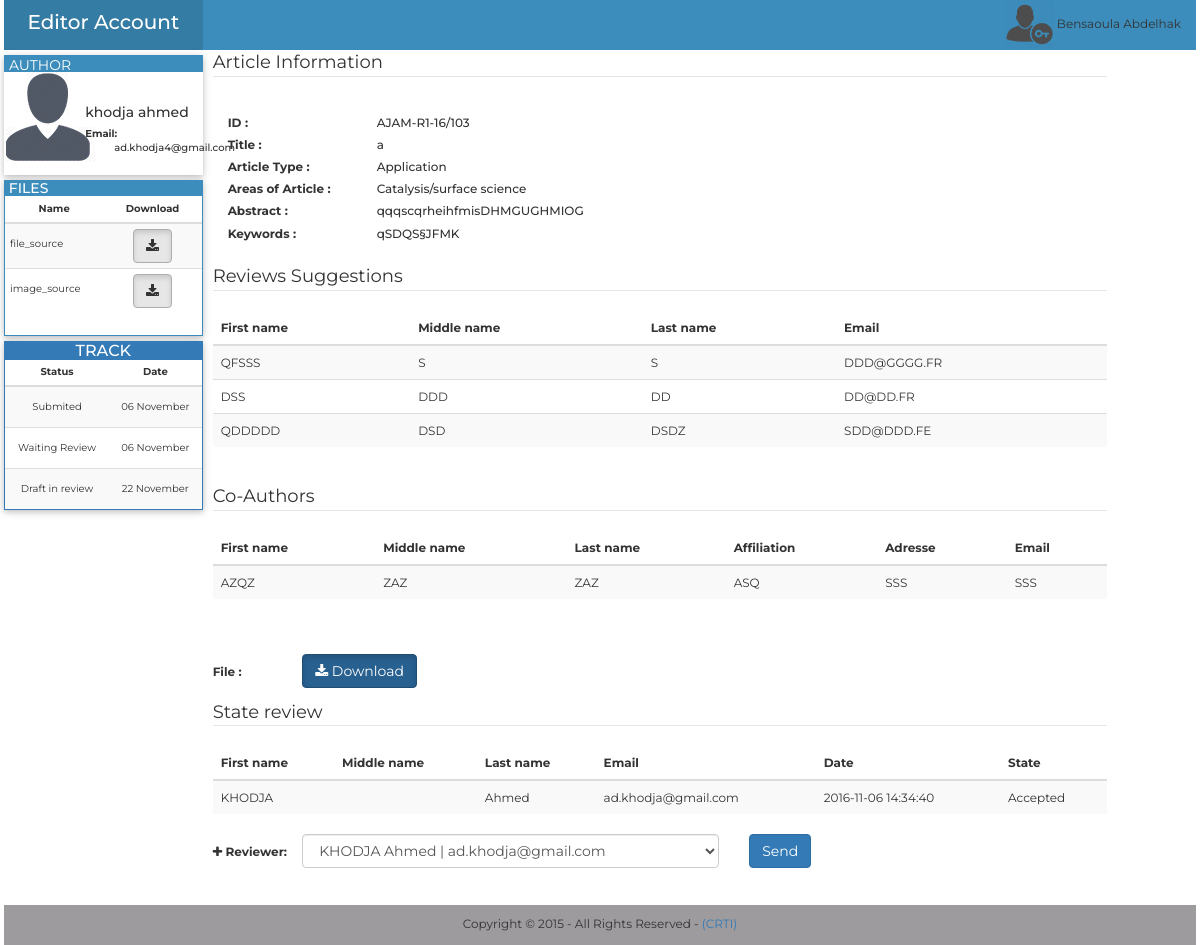
The page /Editor-in-chief/php/wait_rev.php?idar=103&et_e=211&idau=19 (signed in) on the database its author committed.
### tables this page shows
CREATE TABLE `personne` (
  `id` int(11) NOT NULL AUTO_INCREMENT,
  `fname` varchar(255) NOT NULL,
  `mname` varchar(255) DEFAULT NULL,
  `lname` varchar(255) NOT NULL,
  `affiliation` varchar(255) NOT NULL,
  `adresse` varchar(255) NOT NULL,
  `city` varchar(255) NOT NULL,
  `state` varchar(255) NOT NULL,
  `contry` varchar(255) NOT NULL,
  `pcode` varchar(10) NOT NULL,
  `email` varchar(255) NOT NULL,
  `phone` varchar(20) DEFAULT NULL,
  `fax` varchar(20) DEFAULT NULL,
  `password` varchar(255) NOT NULL,
  `date` datetime DEFAULT NULL,
  `title` varchar(255) NOT NULL,
  `grade` varchar(255) NOT NULL,
  PRIMARY KEY (`id`),
  UNIQUE KEY `email` (`email`)
);

CREATE TABLE `file` (
  `id` int(11) NOT NULL AUTO_INCREMENT,
  `name` varchar(255) NOT NULL,
  `size` varchar(255) DEFAULT NULL,
  `article` int(11) NOT NULL,
  `type` varchar(20) NOT NULL,
  `extension` varchar(255) DEFAULT NULL,
  PRIMARY KEY (`id`),
  KEY `article_fk` (`article`),
  CONSTRAINT `article_fk` FOREIGN KEY (`article`) REFERENCES `article` (`id`) ON DELETE CASCADE ON UPDATE CASCADE
);

CREATE TABLE `state_editor` (
  `id` int(11) NOT NULL AUTO_INCREMENT,
  `article` int(11) NOT NULL,
  `file` int(11) DEFAULT NULL,
  `etat` varchar(255) NOT NULL,
  `date` datetime NOT NULL,
  `editor` int(11) NOT NULL,
  `vu` varchar(255) DEFAULT 'no',
  PRIMARY KEY (`id`),
  KEY `fk_article_editor_chef` (`article`),
  KEY `fk_file_editor_chef` (`file`),
  CONSTRAINT `fk_article_editor_chef` FOREIGN KEY (`article`) REFERENCES `article` (`id`) ON DELETE CASCADE ON UPDATE CASCADE,
  CONSTRAINT `fk_file_editor_chef` FOREIGN KEY (`file`) REFERENCES `file` (`id`) ON DELETE CASCADE ON UPDATE CASCADE
);

CREATE TABLE `article` (
  `etiquette` varchar(255) DEFAULT NULL,
  `id` int(11) NOT NULL AUTO_INCREMENT,
  `author` int(11) NOT NULL,
  `title` mediumtext NOT NULL,
  `type` varchar(255) NOT NULL,
  `area` varchar(255) NOT NULL,
  `abstract` text NOT NULL,
  `keywords` text NOT NULL,
  `date` datetime NOT NULL,
  `state` varchar(255) NOT NULL,
  `cle` varchar(255) NOT NULL,
  PRIMARY KEY (`id`),
  KEY `author` (`author`),
  CONSTRAINT `author` FOREIGN KEY (`author`) REFERENCES `personne` (`id`) ON DELETE CASCADE ON UPDATE CASCADE
);

CREATE TABLE `sug_rev` (
  `id` int(11) NOT NULL AUTO_INCREMENT,
  `fname` varchar(255) NOT NULL,
  `lname` varchar(255) NOT NULL,
  `mname` varchar(255) NOT NULL,
  `email` varchar(255) NOT NULL,
  `article` int(255) DEFAULT NULL,
  PRIMARY KEY (`id`)
);

CREATE TABLE `co_author` (
  `id` int(11) NOT NULL AUTO_INCREMENT,
  `fname` varchar(100) NOT NULL,
  `mname` varchar(100) DEFAULT NULL,
  `lname` varchar(100) NOT NULL,
  `affiliation` varchar(255) NOT NULL,
  `adresse` varchar(255) NOT NULL,
  `email` varchar(100) NOT NULL,
  `article` int(11) NOT NULL,
  PRIMARY KEY (`id`),
  KEY `article` (`article`),
  CONSTRAINT `article` FOREIGN KEY (`article`) REFERENCES `article` (`id`) ON DELETE CASCADE ON UPDATE CASCADE
);

CREATE TABLE `state_review` (
  `id` int(11) NOT NULL AUTO_INCREMENT,
  `article` int(11) NOT NULL,
  `file` int(11) NOT NULL,
  `date_accepte` datetime DEFAULT NULL,
  `date_result` datetime DEFAULT NULL,
  `resultat` int(11) DEFAULT NULL,
  `reviewer` int(11) NOT NULL,
  `cle` varchar(255) NOT NULL,
  `state` varchar(255) DEFAULT NULL,
  `cle2` varchar(255) NOT NULL,
  `date` datetime DEFAULT NULL,
  `type` varchar(255) DEFAULT NULL,
  `date_reject` datetime DEFAULT NULL,
  `decision` int(11) DEFAULT NULL,
  PRIMARY KEY (`id`)
);

CREATE TABLE `reviewer` (
  `id` int(11) NOT NULL AUTO_INCREMENT,
  `password` varchar(255) NOT NULL,
  `author` int(11) DEFAULT NULL,
  `fname` varchar(255) NOT NULL,
  `mname` varchar(255) DEFAULT NULL,
  `lname` varchar(255) NOT NULL,
  `email` varchar(255) NOT NULL,
  PRIMARY KEY (`id`)
);

### Editor-in-chief/php/wait_rev.php (the view, shortened to what the rows shown need)
<?php
$id_article=$_GET['idar'];
include_once("../../../../php/cnx.php");
$select = $conn->query("SELECT etiquette,title,type,area,abstract,keywords,author FROM article WHERE id=".$id_article);
$row = $select->fetch_assoc();
$select_etat = $conn->query("SELECT id, etat,file, DATE_FORMAT(date, '%d %M') as date FROM state_editor WHERE article=".$id_article);
?>
<!doctype html>
<html xmlns="http://www.w3.org/1999/html" xmlns="http://www.w3.org/1999/html">
<head>
    <link href="../../../../bootstrap/css/bootstrap.min.css" rel="stylesheet" type="text/css">
    <link rel="stylesheet" href="../css/font-awesome.css" type="text/css" />
    <link href="../css/show2.css" rel="stylesheet" type="text/css">
</head>
<body>
<div class="container-fluid">
    <div class="row menu_row">
        <?php
        $select_author=$conn->query("SELECT fname,lname,email FROM personne WHERE id=".$row['author']);
        $row_author= $select_author->fetch_assoc();
        ?>
        <div class="col-sm-2 menu">
            <div class="row profile">
                <div class="col-sm-7 pading_profile text_moyen">
                    <div class="form-group">
                        <div class="row min_height">
                            <label class="col-lg-12 control-label no_padding font_14" for="text"><?php echo $row_author['fname']." ".$row_author['lname']; ?>  </label>
                        </div>
                        <div class="row min_height">
                            <label class="col-lg-3 control-label no_padding" for="text">Email: </label>
                            <label class="col-lg-9 control-label no_padding text_label" for="text">&nbsp;<?php echo" ". $row_author['email']  ?> </label>
                        </div>
                    </div>
                </div>
            </div>
            <div class="row menu">
                <div class="panel panel-info panel_perso font_10">
                    <div class="panel-body panel_body_perso">
                        <div class="row">
                            <table class="table table-striped table-condensed">
                                <thead>
                                <tr>
                                    <th width="50%" class="text-center">Name</th>
                                    <th width="50" class="text-center">Download</th>
                                </tr>
                                </thead>
                                <tbody>
                                <?php
                                $file_sources=$conn->query("SELECT name,size,type from file WHERE article=".$id_article." AND type like '%source'");
                                while($file_res=$file_sources->fetch_assoc()){
                                    echo "<tr><td ><span class='line_height'>".$file_res['type']."</span></td>";
                                    echo "<td class='text-center'><a href=\"downloads.php?id=".$row["author"]."&ida=".$id_article."&a=".$file_res['name']."\" style=\"color: #FFFFFF\"><button type=\"button\" class=\"btn btn-default active\"><i class=\"fa fa-download\"></i> </button></a></td></tr>";
                                }
                                ?>
                                </tbody>
                            </table>
                        </div>
                    </div>
                </div>
            </div>
            <div class="row menu">
                <?php
                if($select_etat->num_rows!=0){
                    echo"
<div class=\"panel panel-primary panel_perso\">
<div class=\"panel-heading head_perso\">
<h3 class=\"panel-title text-center\">TRACK</h3>
 </div>
  <table class=\"table table-striped table-condensed font_10\">
    <thead>
      <tr>
        <th  class=\"text-center\">Status</th>
        <th class=\"text-center\">Date</th>
      </tr>
    </thead>
    <tbody>";
                    while($row_etat = $select_etat->fetch_assoc()){
                        echo"
      <tr>
        <td class=\"text-center \"style=\"line-height:3;\">".$row_etat['etat']."</td>
        <td class=\"text-center\" style=\"line-height:3;\">".$row_etat['date']."</td>
      </tr>
    ";
                    }
                    echo"</tbody>
  </table>
</div>
";
                }
                ?>
            </div>
        </div>
        <div class="col-sm-9 pad" >
            <div class="form-group">
                <div class="row">
                    <div class="form-group">
                        <div class="col-lg-10">
                            <label for="text" class=" control-label text-left texte text_label"id="titre" ><?php echo $row['etiquette'].$id_article; ?> </label>
                        </div>
                    </div>
                </div><div class="row">
                    <div class="form-group">
                        <div class="col-lg-10">
                            <label for="text" class=" control-label text-left texte text_label"id="titre" ><?php echo $row['title']; ?> </label>
                        </div>
                    </div>
                </div>
                <div class="row">
                    <div class="form-group">
                        <div class="col-lg-10">
                            <label for="text" class=" control-label text-left texte text_label"id="type_article" ><?php echo $row['type']; ?> </label>
                        </div>
                    </div>
                </div>
                <div class="row">
                    <div class="form-group">
                        <div class="col-lg-10">
                            <label for="text" class=" control-label text-left texte text_label"id="area_article" ><?php echo $row['area']; ?> </label>
                        </div>
                    </div>
                </div>
                <div class="row">
                    <div class="form-group">
                        <div class="col-lg-10">
                            <label for="text" class="  text-left texte text_label"id="abstract_article" ><?php  echo $row['abstract'] ; ?> </label>
                        </div>
                    </div>
                </div>
                <div class="row">
                    <div class="form-group">
                        <div class="col-lg-10">
                            <label for="text" class=" control-label text-left texte text_label"  ><?php echo $row['keywords']; ?> </label>
                        </div>
                    </div>
                </div>
                <?php
                $select2 = $conn->query("SELECT fname,mname,lname,email FROM sug_rev WHERE article=".$id_article);
                echo"
<div class=\"row\"><legend class='texte_legend'>Reviews Suggestions</legend> </div>
<div class=\"row\">
    <table class=\"table table-striped\" >
    <thead>
      <tr>
        <th>First name</th>
        <th>Middle name</th>
        <th>Last name</th>
        <th>Email</th>
      </tr>
    </thead>
    <tbody>";
                while($row2 = $select2->fetch_assoc()){
                    echo"
      <tr>
        <td class='texte'>".$row2['fname']."</td>
        <td class='texte'>".$row2['mname']."</td>
        <td class='texte'>".$row2['lname']."</td>
        <td class='texte'>".$row2['email']."</td>
      </tr>
                    ";
                }
                echo"</tbody>
  </table>
</div>
                       ";
                ?>
                <?php
                $co=$conn->query("SELECT fname,mname,lname,affiliation,adresse,email  FROM co_author WHERE article=".$id_article);
                if ($co->num_rows!=0) {
                    echo"
<div class=\"row\"><legend class='texte_legend'>Co-Authors </legend> </div>
<div class=\"row\">
    <table class=\"table table-striped\" >
    <thead>
      <tr>
        <th>First name</th>
        <th>Middle name</th>
        <th>Last name</th>
        <th>Affiliation</th>
        <th>Adresse</th>
        <th>Email</th>
      </tr>
    </thead>
    <tbody>";
                    while($co_row = $co->fetch_assoc()){
                        echo"
      <tr>
        <td class='texte'>".$co_row['fname']."</td>
        <td class='texte'>".$co_row['mname']."</td>
        <td class='texte'>".$co_row['lname']."</td>
        <td class='texte'>".$co_row['affiliation']."</td>
        <td class='texte'>".$co_row['adresse']."</td>
        <td class='texte'>".$co_row['email']."</td>
      </tr>
                    ";
                    }
                    echo"</tbody>
  </table>
</div>
                       ";
                }
                ?>
                <div class="row">
                    <?php
                    $review=$conn->query("SELECT reviewer,date_accepte,date_result,date,state from state_review WHERE article=".$id_article);
                    if($review)
                    {if($review->num_rows!=0){
                        echo"
                        <legend class='texte_legend'>State review </legend> <table class=\"table table-striped\" >
                          <thead>
                              <tr>
                                  <th>First name</th>
                                   <th>Middle name</th>
                                    <th>Last name</th>
                                    <th>Email</th>
                                    <th>Date</th>
                                    <th>State</th>
                               </tr>
                           </thead>
                        <tbody>";
                        while ($res_rev=$review->fetch_assoc()){
                            $reviewver=$conn->query("SELECT fname,mname,lname,email from reviewer WHERE id=".$res_rev["reviewer"]);
                            if($reviewver){
                                $rev_inf=$reviewver->fetch_assoc();
                            }else{die('Error : ('. $conn->error .') '. $conn->error);}
                            echo"
    <tr>
        <td class='texte'>".$rev_inf['fname']."</td>
        <td class='texte'>".$rev_inf['mname']."</td>
        <td class='texte'>".$rev_inf['lname']."</td>
        <td class='texte'>".$rev_inf['email']."</td>
        <td class='texte'>".$res_rev["date"]."</td>
    ";if($res_rev["state"]!=null){
                                echo" <td class='texte'>".$res_rev["state"]."</td>  ";
                            }else
                            {
                                echo" <td class='texte'>-----</td>  ";
                            }
                        }
                        echo"</tr></tbody></table>";
                    }}
                    ?>
                </div>
                </div>
            </div>
        </div>
    </div>
</body>
</html>

### rows shown on the page
personne: fname "khodja", lname "ahmed", email "ad.khodja4@gmail.com"
file: type "file_source"
file: type "image_source"
state_editor: etat "Submited", date "06 November"
state_editor: etat "Waiting Review", date "06 November"
state_editor: etat "Draft in review", date "22 November"
article: etiquette "AJAM-R1-16/", title "a", type "Application", area "Catalysis/surface science", abstract "qqqscqrheihfmisDHMGUGHMIOG", keywords "qSDQS§JFMK"
sug_rev: fname "QFSSS", mname "S", lname "S", email "DDD@GGGG.FR"
sug_rev: fname "DSS", mname "DDD", lname "DD", email "DD@DD.FR"
sug_rev: fname "QDDDDD", mname "DSD", lname "DSDZ", email "SDD@DDD.FE"
co_author: fname "AZQZ", mname "ZAZ", lname "ZAZ", affiliation "ASQ", adresse "SSS", email "SSS"
state_review: reviewer.fname "KHODJA", reviewer.lname "Ahmed", reviewer.email "ad.khodja@gmail.com", date "2016-11-06 14:34:40", state "Accepted"

### other values the page prints
$_SESSION['editor_in_chief_fname'] "Bensaoula"
$_SESSION['editor_in_chief_lname'] "Abdelhak"
$id_article "103"
form field tfile "KHODJA Ahmed | ad.khodja@gmail.com"
